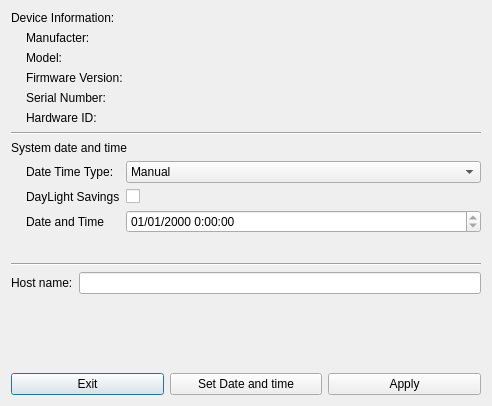
<?xml version="1.0" encoding="UTF-8"?>
<ui version="4.0">
 <class>DeviceManager</class>
 <widget class="QDialog" name="DeviceManager">
  <property name="geometry">
   <rect>
    <x>0</x>
    <y>0</y>
    <width>492</width>
    <height>406</height>
   </rect>
  </property>
  <property name="windowTitle">
   <string>Device Manager</string>
  </property>
  <property name="sizeGripEnabled">
   <bool>false</bool>
  </property>
  <property name="modal">
   <bool>false</bool>
  </property>
  <layout class="QVBoxLayout" name="verticalLayout_2">
   <item>
    <widget class="QLabel" name="label_3">
     <property name="sizePolicy">
      <sizepolicy hsizetype="Preferred" vsizetype="Maximum">
       <horstretch>0</horstretch>
       <verstretch>0</verstretch>
      </sizepolicy>
     </property>
     <property name="text">
      <string>Device Information:</string>
     </property>
    </widget>
   </item>
   <item>
    <layout class="QFormLayout" name="formLayout">
     <property name="leftMargin">
      <number>15</number>
     </property>
     <item row="0" column="0">
      <widget class="QLabel" name="label">
       <property name="text">
        <string>Manufacter:</string>
       </property>
      </widget>
     </item>
     <item row="1" column="0">
      <widget class="QLabel" name="label_2">
       <property name="text">
        <string>Model:</string>
       </property>
      </widget>
     </item>
     <item row="0" column="1">
      <widget class="QLabel" name="LabelManufacter">
       <property name="text">
        <string/>
       </property>
      </widget>
     </item>
     <item row="1" column="1">
      <widget class="QLabel" name="LabelModel">
       <property name="text">
        <string/>
       </property>
      </widget>
     </item>
     <item row="2" column="0">
      <widget class="QLabel" name="label_4">
       <property name="text">
        <string>Firmware Version:</string>
       </property>
      </widget>
     </item>
     <item row="3" column="0">
      <widget class="QLabel" name="label_5">
       <property name="text">
        <string>Serial Number:</string>
       </property>
      </widget>
     </item>
     <item row="4" column="0">
      <widget class="QLabel" name="label_6">
       <property name="text">
        <string>Hardware ID:</string>
       </property>
      </widget>
     </item>
     <item row="2" column="1">
      <widget class="QLabel" name="LabelFirmwareVersion">
       <property name="text">
        <string/>
       </property>
      </widget>
     </item>
     <item row="3" column="1">
      <widget class="QLabel" name="LabelSerialNumber">
       <property name="text">
        <string/>
       </property>
      </widget>
     </item>
     <item row="4" column="1">
      <widget class="QLabel" name="LabelHardwareID">
       <property name="text">
        <string/>
       </property>
      </widget>
     </item>
    </layout>
   </item>
   <item>
    <widget class="Line" name="line">
     <property name="orientation">
      <enum>Qt::Horizontal</enum>
     </property>
    </widget>
   </item>
   <item>
    <widget class="QLabel" name="label_7">
     <property name="sizePolicy">
      <sizepolicy hsizetype="Preferred" vsizetype="Maximum">
       <horstretch>0</horstretch>
       <verstretch>0</verstretch>
      </sizepolicy>
     </property>
     <property name="text">
      <string>System date and time</string>
     </property>
    </widget>
   </item>
   <item>
    <layout class="QFormLayout" name="formLayout_2">
     <property name="leftMargin">
      <number>15</number>
     </property>
     <item row="0" column="0">
      <widget class="QLabel" name="label_8">
       <property name="text">
        <string>Date Time Type: </string>
       </property>
      </widget>
     </item>
     <item row="0" column="1">
      <widget class="QComboBox" name="comboDateTimeType">
       <item>
        <property name="text">
         <string>Manual</string>
        </property>
       </item>
       <item>
        <property name="text">
         <string>NTP</string>
        </property>
       </item>
      </widget>
     </item>
     <item row="1" column="0">
      <widget class="QLabel" name="label_10">
       <property name="text">
        <string>DayLight Savings</string>
       </property>
      </widget>
     </item>
     <item row="1" column="1">
      <widget class="QCheckBox" name="checkDayLightSavings">
       <property name="text">
        <string/>
       </property>
       <property name="tristate">
        <bool>false</bool>
       </property>
      </widget>
     </item>
     <item row="2" column="0">
      <widget class="QLabel" name="label_11">
       <property name="text">
        <string>Date and Time</string>
       </property>
      </widget>
     </item>
     <item row="2" column="1">
      <widget class="QDateTimeEdit" name="dateTimeEdit">
       <property name="readOnly">
        <bool>true</bool>
       </property>
       <property name="displayFormat">
        <string>dd/MM/yyyy H:mm:ss</string>
       </property>
      </widget>
     </item>
    </layout>
   </item>
   <item>
    <widget class="Line" name="line_2">
     <property name="orientation">
      <enum>Qt::Horizontal</enum>
     </property>
    </widget>
   </item>
   <item>
    <layout class="QFormLayout" name="formLayout_3">
     <item row="0" column="0">
      <widget class="QLabel" name="label_12">
       <property name="text">
        <string>Host name:</string>
       </property>
      </widget>
     </item>
     <item row="0" column="1">
      <widget class="QLineEdit" name="LineHostname"/>
     </item>
    </layout>
   </item>
   <item>
    <layout class="QHBoxLayout" name="horizontalLayout">
     <item>
      <widget class="QPushButton" name="exitButton">
       <property name="text">
        <string>Exit</string>
       </property>
      </widget>
     </item>
     <item>
      <widget class="QPushButton" name="datetimeButton">
       <property name="text">
        <string>Set Date and time</string>
       </property>
      </widget>
     </item>
     <item>
      <widget class="QPushButton" name="applyButton">
       <property name="text">
        <string>Apply</string>
       </property>
      </widget>
     </item>
    </layout>
   </item>
  </layout>
 </widget>
 <resources/>
 <connections/>
</ui>
